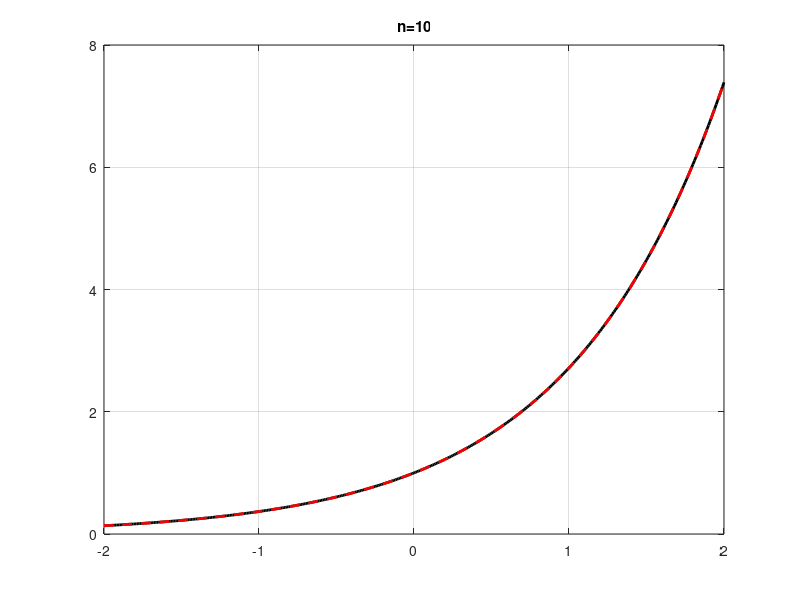

Recreate this plot in MATLAB.
% Skript som plottar Taylor-polynoma, opp til 
% ein bestemt orden, for funksjonen
% f(x) = e^x omkring x=0.
% Den maksimale ordenen til funksjonen er input

% Gir maksimal orden
Nmax=10;

% Funksjonen
funk=@(x) exp(x);

% Vektor med x-verdiar
x=-2:1e-2:2;

% Initerar polynomet
P=0*x;
an=1;

% Startar plot
figure(1)
plot(x,funk(x),'k-','linewidth',2)
  axis([min(x) max(x) 0 8])
grid on
pause
for n=0:Nmax
  an=1/factorial(n);
  P=P+an*x.^n;
  plot(x,funk(x),'k-','linewidth',2)
  grid on
  hold on
  plot(x,P,'r--','linewidth',2)
  hold off
  axis([min(x) max(x) 0 8])
  title(['n=',num2str(n)])
  pause
end
hold off
